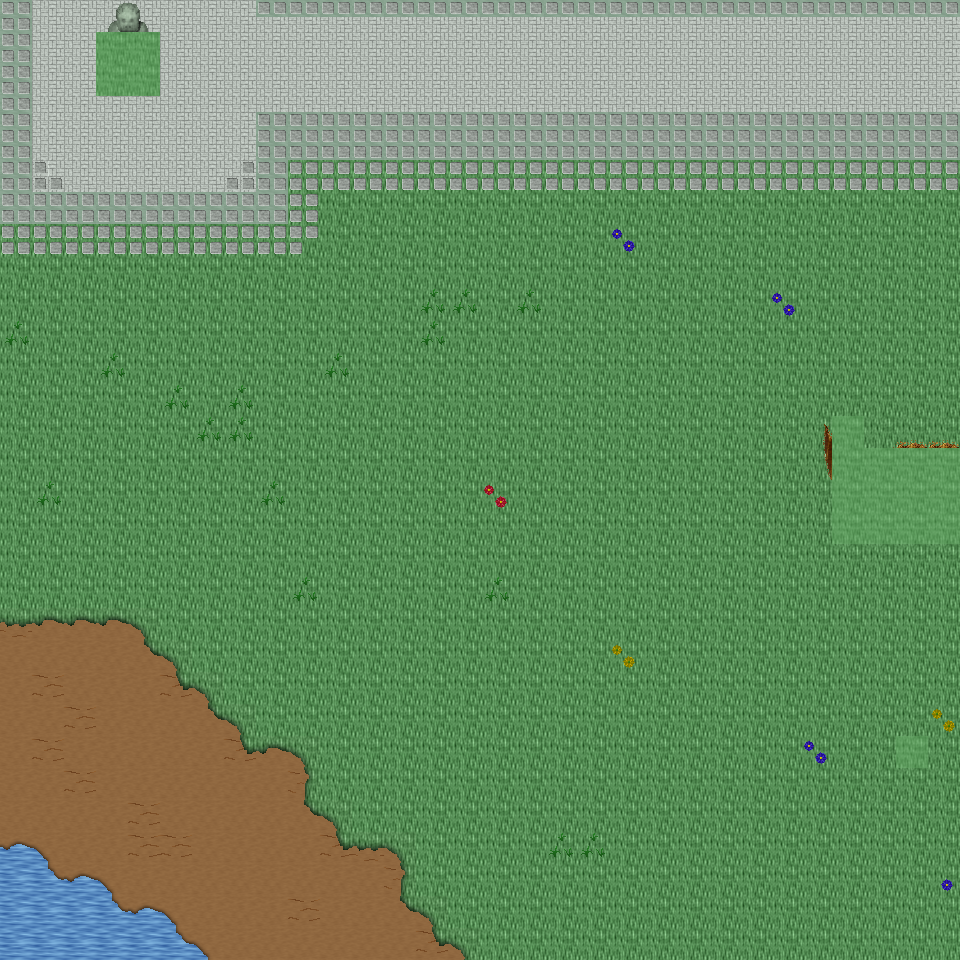

The image is a tile-based game level rendered from a .tmx file. Its description and source (layers, tilesets, objects; grid data summarised) follow:
An orthogonal 30x30 tile map with 32x32 px tiles, 6 tile layers (Ground, Object, Object2, Above, ...), 29 tilesets and 5 objects (5x mapExit).

<map version="1.0" orientation="orthogonal" renderorder="right-down" width="30" height="30" tilewidth="32" tileheight="32" nextobjectid="6">
  <tileset firstgid="1" name="tileset_ground_ground" tilewidth="32" tileheight="32" tilecount="33" columns="3">
    <image source="../drawable/tileset_ground_ground.png" width="96" height="352" />
  </tileset>
  <tileset firstgid="34" name="tileset_ground_water_pool" tilewidth="32" tileheight="32" tilecount="72" columns="3">
    <image source="../drawable/tileset_ground_water_pool.png" width="96" height="768" />
  </tileset>
  <tileset firstgid="106" name="tileset_ground_earth_edges" tilewidth="32" tileheight="32" tilecount="18" columns="6">
    <image source="../drawable/tileset_ground_earth_edges.png" width="192" height="96" />
  </tileset>
  <tileset firstgid="124" name="tileset_ground_grass_edges" tilewidth="32" tileheight="32" tilecount="36" columns="12">
    <image source="../drawable/tileset_ground_grass_edges.png" width="384" height="96" />
  </tileset>
  <tileset firstgid="160" name="tileset_ground_grass_corners" tilewidth="32" tileheight="32" tilecount="24" columns="6">
    <image source="../drawable/tileset_ground_grass_corners.png" width="192" height="128" />
  </tileset>
  <tileset firstgid="184" name="tileset_ground_water_pool_corners" tilewidth="32" tileheight="32" tilecount="72" columns="3">
    <image source="../drawable/tileset_ground_water_pool_corners.png" width="96" height="768" />
  </tileset>
  <tileset firstgid="256" name="tileset_furniture_carpet_carpets" tilewidth="32" tileheight="32" tilecount="8" columns="4">
    <image source="../drawable/tileset_furniture_carpet_carpets.png" width="128" height="64" />
  </tileset>
  <tileset firstgid="264" name="tileset_ground_ridge_earth_dark" tilewidth="32" tileheight="32" tilecount="96" columns="12">
    <image source="../drawable/tileset_ground_ridge_earth_dark.png" width="384" height="256" />
  </tileset>
  <tileset firstgid="360" name="tileset_ground_ridge_earth_pale" tilewidth="32" tileheight="32" tilecount="96" columns="12">
    <image source="../drawable/tileset_ground_ridge_earth_pale.png" width="384" height="256" />
  </tileset>
  <tileset firstgid="456" name="tileset_plant_grasses" tilewidth="32" tileheight="32" tilecount="6" columns="3">
    <image source="../drawable/tileset_plant_grasses.png" width="96" height="64" />
  </tileset>
  <tileset firstgid="462" name="tileset_plant_flower_daisy_red" tilewidth="32" tileheight="32" tilecount="8" columns="2">
    <image source="../drawable/tileset_plant_flower_daisy_red.png" width="64" height="128" />
  </tileset>
  <tileset firstgid="470" name="tileset_plant_flower_daisy_blue" tilewidth="32" tileheight="32" tilecount="8" columns="2">
    <image source="../drawable/tileset_plant_flower_daisy_blue.png" width="64" height="128" />
  </tileset>
  <tileset firstgid="478" name="tileset_plant_flower_daisy_yellow" tilewidth="32" tileheight="32" tilecount="8" columns="2">
    <image source="../drawable/tileset_plant_flower_daisy_yellow.png" width="64" height="128" />
  </tileset>
  <tileset firstgid="486" name="tileset_plant_bush_bushes" tilewidth="32" tileheight="32" tilecount="10" columns="5">
    <image source="../drawable/tileset_plant_bush_bushes.png" width="160" height="64" />
  </tileset>
  <tileset firstgid="496" name="tileset_furniture_table_long_side_on_pale" tilewidth="32" tileheight="32" tilecount="3" columns="3">
    <image source="../drawable/tileset_furniture_table_long_side_on_pale.png" width="96" height="32" />
  </tileset>
  <tileset firstgid="499" name="tileset_plant_stump_small_stump" tilewidth="32" tileheight="32" tilecount="4" columns="2">
    <image source="../drawable/tileset_plant_stump_small_stump.png" width="64" height="64" />
  </tileset>
  <tileset firstgid="503" name="tileset_ground_rock_rocks_2" tilewidth="32" tileheight="32" tilecount="4" columns="2">
    <image source="../drawable/tileset_ground_rock_rocks_2.png" width="64" height="64" />
  </tileset>
  <tileset firstgid="507" name="tileset_ground_ladder_vertical_dark" tilewidth="32" tileheight="32" tilecount="3" columns="3">
    <image source="../drawable/tileset_ground_ladder_vertical_dark.png" width="96" height="32" />
  </tileset>
  <tileset firstgid="510" name="tileset_item_statue_green_stone" tilewidth="32" tileheight="32" tilecount="12" columns="4">
    <image source="../drawable/tileset_item_statue_green_stone.png" width="128" height="96" />
  </tileset>
  <tileset firstgid="522" name="tileset_logic_creature_gnome" tilewidth="32" tileheight="32" tilecount="6" columns="6">
    <image source="../drawable/tileset_logic_creature_gnome.png" width="192" height="32" />
  </tileset>
  <tileset firstgid="528" name="tileset_logic_creature_animal" tilewidth="32" tileheight="32" tilecount="32" columns="8">
    <image source="../drawable/tileset_logic_creature_animal.png" width="256" height="128" />
  </tileset>
  <tileset firstgid="560" name="tileset_logic_collision" tilewidth="32" tileheight="32" tilecount="1" columns="1">
    <image source="../drawable/tileset_logic_collision.png" width="32" height="32" />
  </tileset>
  <tileset firstgid="561" name="tileset_furniture_table_long_front_on_pale" tilewidth="32" tileheight="32" tilecount="3" columns="1">
    <image source="../drawable/tileset_furniture_table_long_front_on_pale.png" width="32" height="96" />
  </tileset>
  <tileset firstgid="564" name="tileset_furniture_light_flames" tilewidth="32" tileheight="32" tilecount="6" columns="6">
    <image source="../drawable/tileset_furniture_light_flames.png" width="192" height="32" />
  </tileset>
  <tileset firstgid="570" name="tileset_ground_green_paving" tilewidth="32" tileheight="32" tilecount="18" columns="3">
    <image source="../drawable/tileset_ground_green_paving.png" width="96" height="192" />
  </tileset>
  <tileset firstgid="588" name="tileset_logic_protection" tilewidth="32" tileheight="32" tilecount="2" columns="2">
    <image source="../drawable/tileset_logic_protection.png" width="64" height="32" />
  </tileset>
  <tileset firstgid="590" name="tileset_building_castle" tilewidth="32" tileheight="32" tilecount="320" columns="20">
    <image source="../drawable/tileset_building_castle.png" width="640" height="512" />
  </tileset>
  <tileset firstgid="910" name="tileset_light_yellow_light_5x5" tilewidth="32" tileheight="32" tilecount="25" columns="5">
    <image source="../drawable/tileset_light_yellow_light_5x5.png" width="160" height="160" />
  </tileset>
  <tileset firstgid="935" name="tileset_logic_creature_human_risecia" tilewidth="32" tileheight="32" tilecount="4" columns="4">
    <image source="../drawable/tileset_logic_creature_human_risecia.png" width="128" height="32" />
  </tileset>
  <layer name="Ground" width="30" height="30">
    <data>[900 cells, 900 non-empty, 5 distinct tile ids]</data>
  </layer>
  <layer name="Object" width="30" height="30">
    <data>[900 cells, 176 non-empty, 27 distinct tile ids]</data>
  </layer>
  <layer name="Object2" width="30" height="30">
    <data>[900 cells, 27 non-empty, 8 distinct tile ids]</data>
  </layer>
  <layer name="Above" width="30" height="30">
    <data>[900 cells, 5 non-empty, 5 distinct tile ids]</data>
  </layer>
  <layer name="Above2" width="30" height="30">
    <data>[900 cells, 0 non-empty, 0 distinct tile ids]</data>
  </layer>
  <layer name="Walkable" width="30" height="30">
    <data>[900 cells, 18 non-empty, 1 distinct tile ids]</data>
  </layer>
  <objectgroup name="MapEvents">
    <object id="1" name="north" type="mapExit" x="0" y="0" width="960" height="32">
      <properties>
        <property name="map" value="level_0_x71_y93" />
        <property name="x" value="0" />
        <property name="y" value="28" />
      </properties>
    </object>
    </objectgroup>
</map>
<!-- 4 of 5 objects omitted -->
